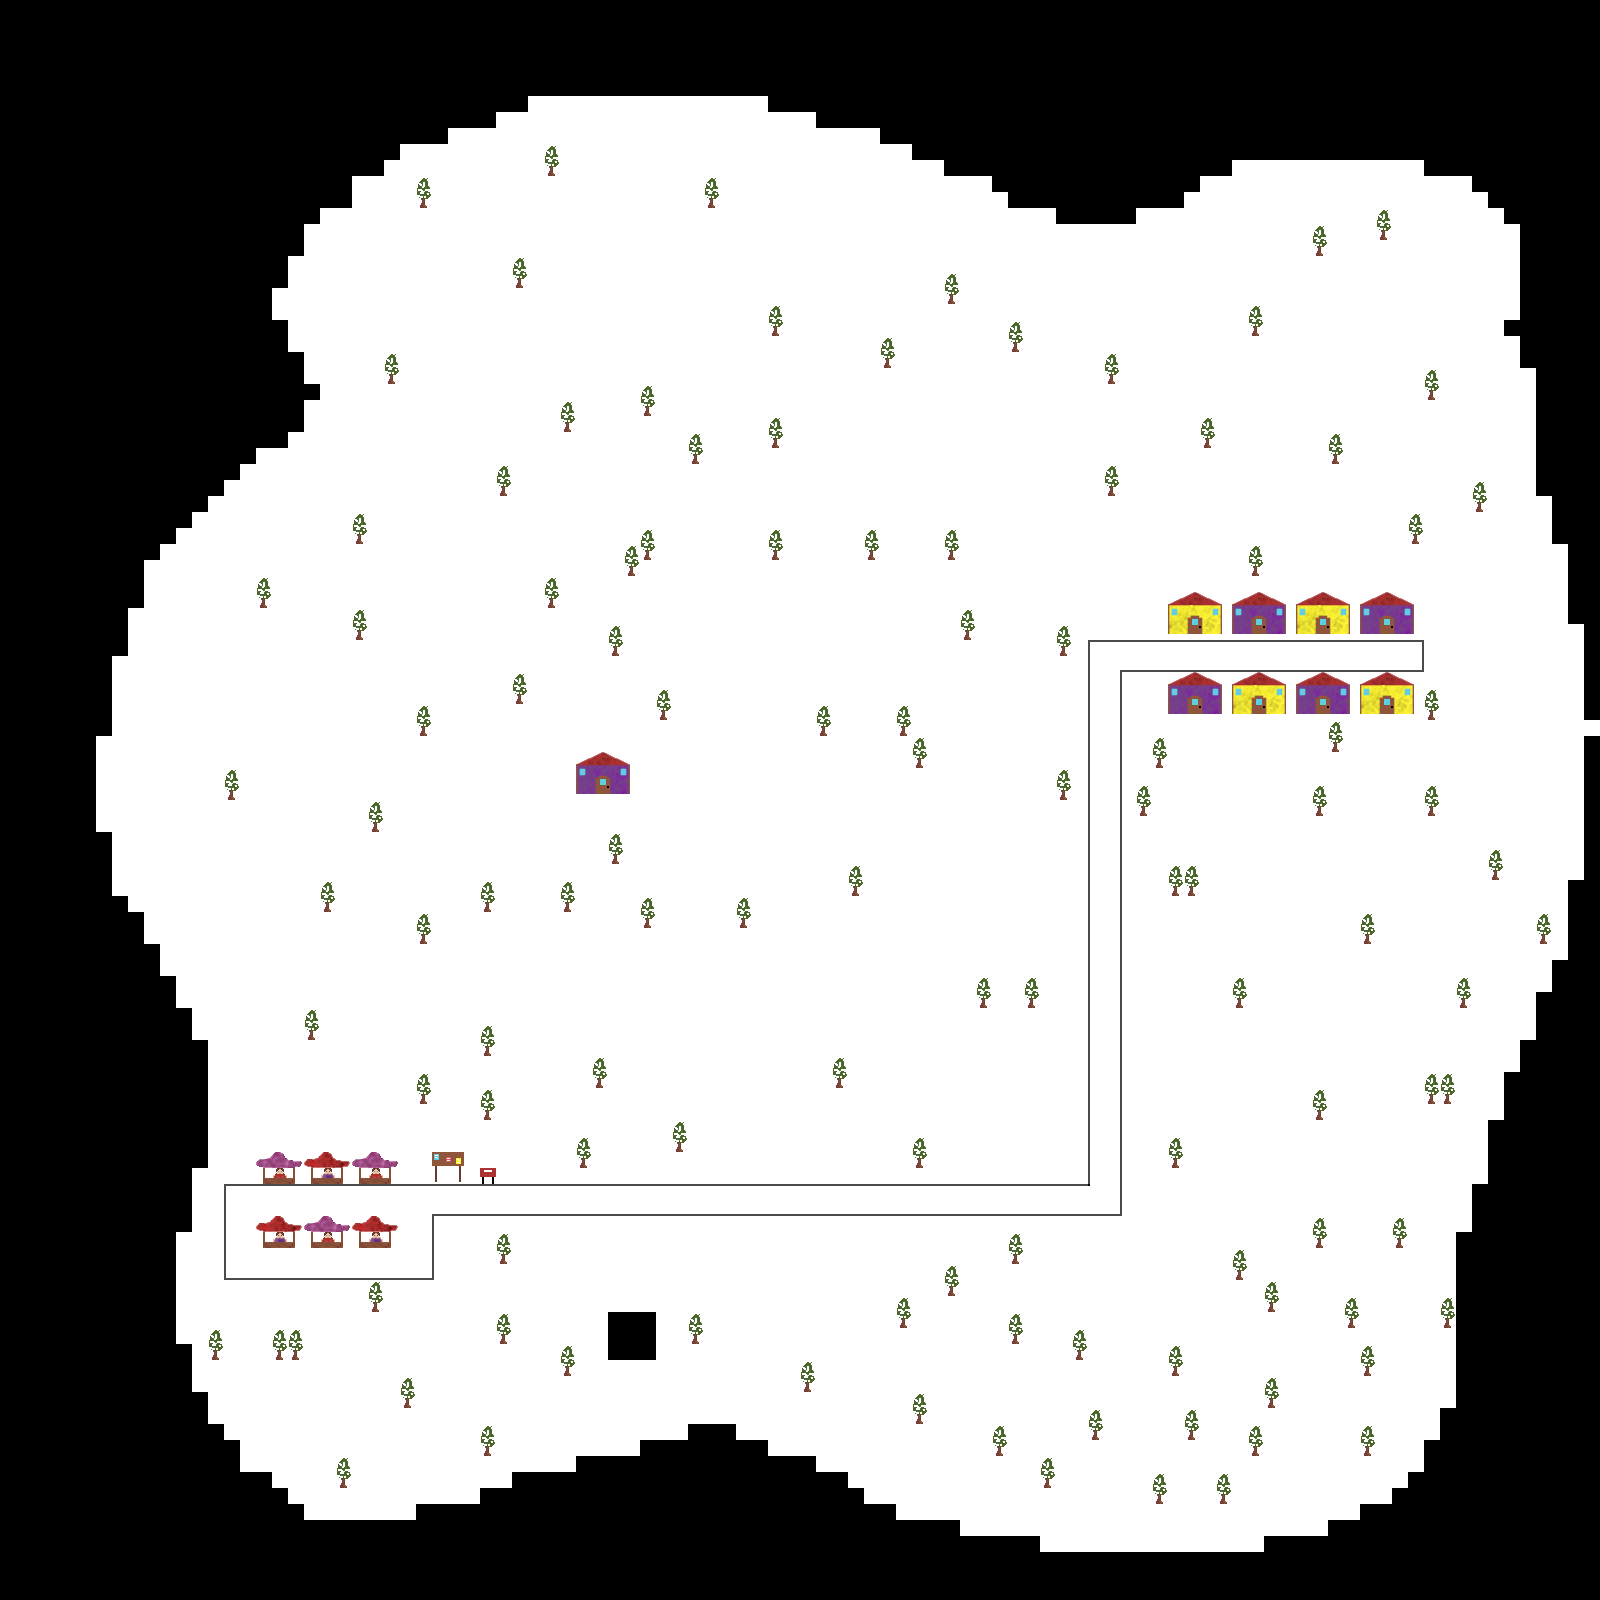

A 2D game scene composited from a Tiled map and its tileset images. What follows is a short description and the map's XML, with each tile layer's data collapsed to a summary:
An orthogonal 100x100 tile map with 16x16 px tiles, 6 tile layers (Tile Layer 1, NPC, Object, LightShard1, ...) and 245 objects.

<map version="1.10" tiledversion="1.11.2" orientation="orthogonal" renderorder="right-down" width="100" height="100" tilewidth="16" tileheight="16" infinite="0" nextlayerid="19" nextobjectid="296">
 <tileset firstgid="1" source="tilemap.tsx" />
 <layer id="1" name="Tile Layer 1" width="100" height="100">
  <data>[10000 cells, 6982 non-empty, 3 distinct tile ids]</data>
 </layer>
 <objectgroup id="9" name="NPC_INT">
  <object id="153" x="255.813" y="1184.06" width="144" height="16" />
  <object id="154" x="256" y="1248" width="144" height="16" />
 </objectgroup>
 <objectgroup id="5" name="Collision">
  <object id="1" x="1168.55" y="684.545" width="53.0909" height="29.4545" />
  <object id="2" x="1168.31" y="684.688">
   <polygon points="0,0 26.6875,-12.5 53.3125,-0.0625" />
  </object>
  <object id="9" x="1360.55" y="684.727" width="53.0909" height="29.4545" />
  <object id="10" x="1233.03" y="685.779">
   <polygon points="0,0 26.6875,-12.5 53.3125,-0.0625" />
  </object>
  <object id="11" x="1232.36" y="684.364" width="53.0909" height="29.4545" />
  <object id="12" x="1296.95" y="684.523" width="53.0909" height="29.4545" />
  <object id="13" x="1359.75" y="685.5">
   <polygon points="0,0 26.6875,-12.5 53.3125,-0.0625" />
  </object>
  <object id="14" x="1295.5" y="685.25">
   <polygon points="0,0 26.6875,-12.5 53.3125,-0.0625" />
  </object>
  <object id="15" x="1359.52" y="604.185" width="54.703" height="30.3489" />
  <object id="16" x="1358.7" y="604.982">
   <polygon points="0,0 27.4978,-12.8796 54.9313,-0.0643978" />
  </object>
  <object id="19" x="1295.38" y="604.462" width="54.703" height="30.3489" />
  <object id="20" x="1294.56" y="605.259">
   <polygon points="0,0 27.4978,-12.8796 54.9313,-0.0643978" />
  </object>
  <object id="21" x="1231.74" y="603.916" width="54.703" height="30.3489" />
  <object id="22" x="1230.92" y="604.713">
   <polygon points="0,0 27.4978,-12.8796 54.9313,-0.0643978" />
  </object>
  <object id="23" x="1167.92" y="603.371" width="54.703" height="30.3489" />
  <object id="24" x="1167.1" y="604.168">
   <polygon points="0,0 27.4978,-12.8796 54.9313,-0.0643978" />
  </object>
  <object id="29" x="575.33" y="764.507" width="54.703" height="30.3489" />
  <object id="30" x="574.51" y="765.304">
   <polygon points="0,0 27.4978,-12.8796 54.9313,-0.0643978" />
  </object>
  <object id="32" x="1040" y="1552" width="224" height="16" />
  <object id="33" x="960" y="1536" width="80" height="16" />
  <object id="36" x="896" y="1520" width="64" height="16" />
  <object id="37" x="864" y="1504" width="32" height="16" />
  <object id="38" x="848" y="1488" width="16" height="16" />
  <object id="39" x="816" y="1472" width="32" height="16" />
  <object id="40" x="768" y="1456" width="48" height="16" />
  <object id="41" x="736" y="1440" width="32" height="16" />
  <object id="43" x="688" y="1424" width="48" height="16" />
  <object id="45" x="640" y="1440" width="48" height="16" />
  <object id="46" x="576" y="1456" width="64" height="16" />
  <object id="48" x="512" y="1472" width="64" height="16" />
  <object id="49" x="480" y="1488" width="32" height="16" />
  <object id="50" x="416" y="1504" width="64" height="16" />
  <object id="51" x="304" y="1520" width="112" height="16" />
  <object id="52" x="288" y="1504" width="16" height="16" />
  <object id="53" x="272" y="1488" width="16" height="16" />
  <object id="55" x="240" y="1472" width="32" height="16" />
  <object id="56" x="224" y="1440" width="16" height="32" />
  <object id="57" x="208" y="1424" width="16" height="16" />
  <object id="59" x="192" y="1392" width="16" height="32" />
  <object id="60" x="176" y="1344" width="16" height="48" />
  <object id="61" x="160" y="1232" width="16" height="112" />
  <object id="62" x="176" y="1168" width="16" height="64" />
  <object id="63" x="192" y="1040" width="16" height="128" />
  <object id="64" x="176" y="1008" width="16" height="32" />
  <object id="65" x="160" y="976" width="16" height="32" />
  <object id="66" x="144" y="944" width="16" height="32" />
  <object id="67" x="128" y="912" width="16" height="32" />
  <object id="68" x="112" y="896" width="16" height="16" />
  <object id="69" x="96" y="832" width="16" height="64" />
  <object id="70" x="80" y="736" width="16" height="96" />
  <object id="71" x="96" y="656" width="16" height="80" />
  <object id="72" x="112" y="608" width="16" height="48" />
  <object id="73" x="128" y="560" width="16" height="48" />
  <object id="74" x="144" y="544" width="16" height="16" />
  <object id="75" x="160" y="528" width="16" height="16" />
  <object id="76" x="176" y="512" width="16" height="16" />
  <object id="77" x="192" y="496" width="16" height="16" />
  <object id="78" x="208" y="480" width="16" height="16" />
  <object id="79" x="224" y="464" width="16" height="16" />
  <object id="80" x="240" y="448" width="16" height="16" />
  <object id="81" x="256" y="432" width="32" height="16" />
  <object id="82" x="288" y="400" width="16" height="32" />
  <object id="83" x="304" y="384" width="16" height="16" />
  <object id="84" x="288" y="352" width="16" height="32" />
  <object id="85" x="272" y="320" width="16" height="32" />
  <object id="86" x="256" y="288" width="16" height="32" />
  <object id="87" x="272" y="256" width="16" height="32" />
  <object id="88" x="288" y="224" width="16" height="32" />
  <object id="89" x="320" y="192" width="32" height="16" />
  <object id="91" x="304" y="208" width="16" height="16" />
  <object id="92" x="336" y="176" width="16" height="16" />
  <object id="93" x="352" y="160" width="32" height="16" />
  <object id="94" x="384" y="144" width="16" height="16" />
  <object id="97" x="400" y="128" width="48" height="16" />
  <object id="98" x="448" y="112" width="48" height="16" />
  <object id="100" x="496" y="96" width="32" height="16" />
  <object id="101" x="528" y="80" width="240" height="16" />
  <object id="102" x="768" y="96" width="48" height="16" />
  <object id="103" x="816" y="112" width="64" height="16" />
  <object id="104" x="880" y="128" width="32" height="16" />
  <object id="105" x="912" y="144" width="32" height="16" />
  <object id="106" x="944" y="160" width="48" height="16" />
  <object id="107" x="992" y="176" width="16" height="16" />
  <object id="109" x="1008" y="192" width="48" height="16" />
  <object id="110" x="1056" y="208" width="80" height="16" />
  <object id="111" x="1136" y="192" width="48" height="16" />
  <object id="112" x="1184" y="176" width="16" height="16" />
  </objectgroup>
 <objectgroup id="8" name="WinterLantern">
  <!-- 6 objects omitted --></objectgroup>
 <layer id="3" name="NPC" width="100" height="100">
  <data>[10000 cells, 6 non-empty, 2 distinct tile ids]</data>
 </layer>
 <layer id="2" name="Object" width="100" height="100">
  <data>[10000 cells, 713 non-empty, 53 distinct tile ids]</data>
 </layer>
 <objectgroup id="7" name="LucasHome">
  <!-- 5 objects omitted --></objectgroup>
 <layer id="11" name="LightShard1" width="100" height="100">
  <data>[10000 cells, 1 non-empty, 1 distinct tile ids]</data>
 </layer>
 <layer id="12" name="LightShard2" width="100" height="100">
  <data>[10000 cells, 1 non-empty, 1 distinct tile ids]</data>
 </layer>
 <layer id="13" name="LightShard3" width="100" height="100">
  <data>[10000 cells, 2 non-empty, 1 distinct tile ids]</data>
 </layer>
 <objectgroup id="15" name="LightShard1">
  <!-- 4 objects omitted --></objectgroup>
 <objectgroup id="16" name="LightShard2">
  <!-- 3 objects omitted --></objectgroup>
 <objectgroup id="17" name="LightShard3">
  <!-- 2 objects omitted --></objectgroup>
 <objectgroup id="18" name="AbandonedHouse">
  <!-- 1 objects omitted --></objectgroup>
</map>
<!-- 156 of 245 objects omitted -->